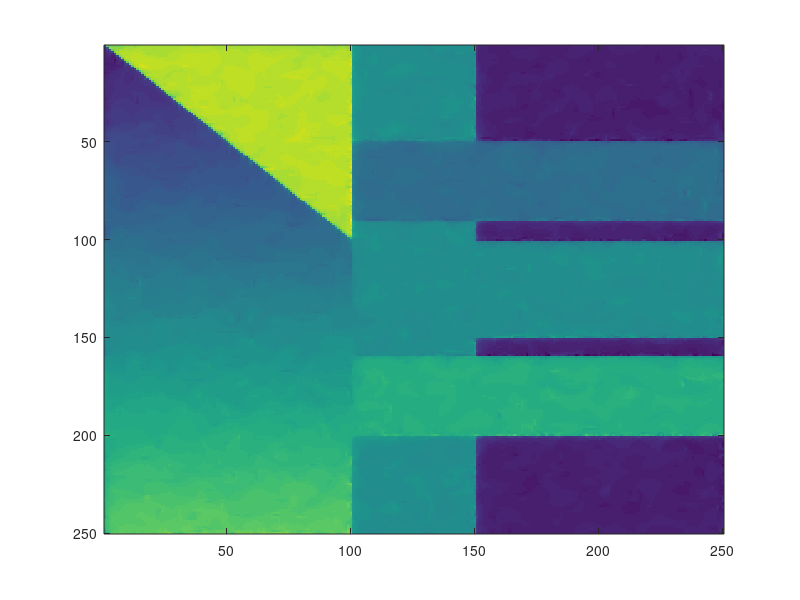

Source code (MATLAB):
%% total variation, primal 
function u = youne() 
clear;clc; close all; 
u = zeros(250,250);
u(:,100:150) = 15; 
u(50:90,:) = 10;
u(101:150,:) = 15; 
u(160:200,:) = 20; 

for i = 1:250
    for j = 1:100
        u(i,j) = i/10;
        if i < j
            u(i,j) = 30; 
        end 
    end
end 
n = randn(size(u)); 
u = u + n.*2; 
u = double(u); 
u0 = u;

sp = 1e-1;
lam = 1e-1; 
eps = 1e-6;

for i = 1:100
    ui1j= circshift(u,[0 -1]); %   i+1, j 
    uij1= circshift(u,[-1 0]); %       i, j+1 
    ui1j1=circshift(u,[-1 -1]); %  i+1, j+1

    ui_j_ = circshift(u,[1 1]);% i-1, j-1
    ui_j = circshift(u,[0 1]);%     i-1, j
    uij_ = circshift(u,[1 0]); %    i    , j-1     

    ui_j1 = circshift(u,[-1,1]);
    ui1j_ = circshift(u,[1,-1]); 

    ix = ui1j-u; 
    ix_ = u-ui_j; 
    iy = uij1-u; 
    iy_ = u-uij_; 
    ixx = ui1j-2*u+ui_j; 
    iyy = uij1-2*u+uij_; 
    ixy = (ui1j1-ui_j1-ui1j_+ui_j_)/4;
    div = (ixx.*iy.^2-2.*ix.*iy.*ixy+iyy.*ix.^2)./((ix.^2+iy.^2+eps).^(3/2)); 

    m_dx = (sign(iy)+sign(iy_))./2.*min((iy.^2).^(1/2),(iy_.^2).^(1/2)); 
    abs_dx = (ix.^2+m_dx.^2+eps).^(1/2); 
    m_dy = (sign(ix)+sign(ix_))./2.*min((ix.^2).^(1/2),(ix_.^2).^(1/2));
    abs_dy =  (iy.^2+m_dy.^2+eps).^(1/2);
            
%      dix = -circshift(ix./abs_dx,[0,1])+ix./abs_dx; 
%      diy = -circshift(iy./abs_dy,[1,0])+iy./abs_dy; 
%      div = dix+diy;
     s = (ix.^2+iy.^2+eps).^(1/2); 
%             s = (abs_dx.*abs_dy).^(1/2); 
%             s = 1; 
     e = s.*(div-2*lam.*(u-u0)); 
     u = real(u+sp.*e); 
            
%             s = (ix.^2+iy.^2+1e-4).^(1/2);
%             dix = -circshift(ix,[0,1])+ix; 
%             diy = -circshift(ix,[1,0])+iy; 
%             div = dix./s +diy./s; 
%             e = s.*(div-2*lam*(u-u0)); 
%             u = real(u +sp.*e);   
%             imagesc(real(u)); 
end 
figure('name','youne'); imagesc(u);  
% u = zeros(250,250);
% u(:,100:150) = 15; 
% u(50:90,:) = 10;
% u(101:150,:) = 15; 
% u(160:200,:) = 20; 
% n = rand(size(u)); 
% u = u + n*2; 
% u = double(u); 
% u0 = double(u);
%% Compare Youne div with Norway guy
% for i = 1:10
%     ui1j= circshift(u,[0 1]); %   i+1, j 
%     uij1= circshift(u,[1 0]); %       i, j+1 
%     ui1j1=circshift(u,[1 1]); %  i+1, j+1
% 
%     ui_j_ = circshift(u,[-1 -1]);% i-1, j-1
%     ui_j = circshift(u,[0 -1]);%     i-1, j
%     uij_ = circshift(u,[-1 0]); %    i    , j-1
% 
%     dx  = (ui1j - ui_j)./2;
% %     dx_= 1*(-ui_j + u);
% % 
%     dy  = (uij1-uij_)./2; 
% %     dy_ =1*(-uij_+u);
% % 
% %  % abs value terms
% %     m_dx = (sign(dy)+sign(dy_))./2.*min(abs(dy),abs(dy_)); 
%     abs_dx = (dx.^2+dy.^2+eps).^(1/2); 
% %     m_dy = (sign(dx)+sign(dx_))./2.*min(abs(dx),abs(dx_));
%     abs_dy =  (dx.^2+dy.^2+eps).^(1/2);
% %     
%     ddx_ = circshift(dx./abs_dx,[0,-1]); %i-1, j
%     ddx = circshift(dx./abs_dx,[0,1]); %i+1, j 
%      ddx_ = (ddx-ddx_)./2;
% % %     ddx_ = -1*(-ddx_+ dx./abs_dx); % increases noise
% % %     ddx_=-ddx_+dx; %causes blurring, without abs_dx
%     ddy_ = circshift(dy./abs_dy,[-1,0]); %i, j-1 
%     ddy  = circshift(dy./abs_dy,[1,0]); 
%     ddy_ = (ddy+ddy_)./2; 
% %     ddy_=  -ddy_+dy; %causes blurring  
% %     dy = (2*u-uij_-uij1); 
% %     dx = (2*u -ui_j-ui1j); 
% %     abs_dx = (dx.^2+dy.^2+eps).^(1/2);         
% %     ddx_ = dx./abs_dx;
% %     ddy_ = dy./abs_dx;
% %      s = 1; 
%     s = (abs_dx.*abs_dy).^(1/2); 
%     div = ddx_+ddy_; 
%     e = s.*(div-2*lam.*(u-u0));
%     unew = u + sp.*e; %lambda should be updated
%     unew = real(unew); 
% end 
% figure('name','horder'); 
% imagesc(unew); 




% for i = 1:10
% ui1j= circshift(u,[0 -1]); %   i+1, j 
% uij1= circshift(u,[-1 0]); %       i, j+1 
% ui1j1=circshift(u,[-1 -1]); %  i+1, j+1
% 
% ui_j_ = circshift(u,[1 1]);% i-1, j-1
% ui_j = circshift(u,[0 1]);%     i-1, j
% uij_ = circshift(u,[1 0]); %    i    , j-1     
% 
% ui_j1 = circshift(u,[-1,1]);
% ui1j_ = circshift(u,[1,-1]); 
% 
%             ix = (ui1j-ui_j)/2; 
%             iy = (uij1-uij_)/2; 
%             ixx = ui1j-2*u+ui_j; 
%             iyy = uij1-2*u+uij_; 
%             ixy = (ui1j1-ui_j1-ui1j_+ui_j_)/4;
%             
%             div = (ixx.*iy.^2-2.*ix.*iy.*ixy+iyy.*ix.^2)./((ix.^2+iy.^2).^(3/2)); 
% 
%             s = (ix^2+iy^2).^(1/2); 
%             imagesc(real(s)); 
%             e = s.*(-div+2*lam*(u-u0)); 
%             u = real(u +sp.*e);   
%             imagesc(real(u)); 
% end 
